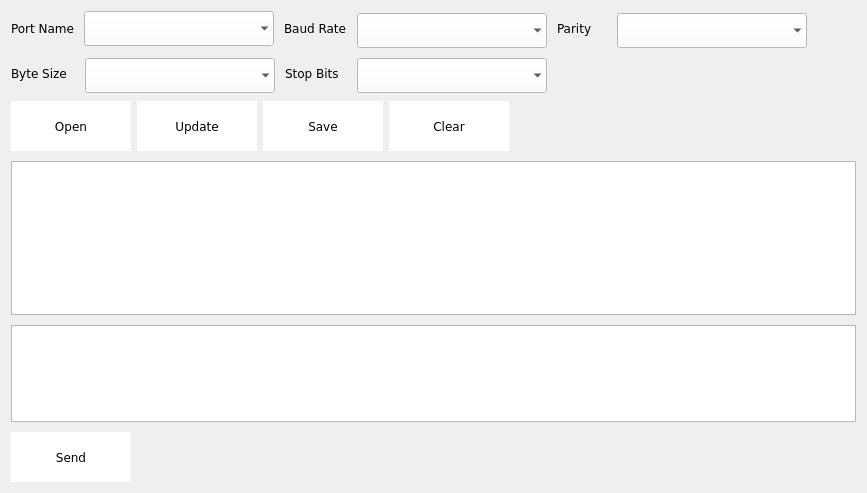
<?xml version="1.0" encoding="UTF-8"?>
<ui version="4.0">
 <class>GpsWidget</class>
 <widget class="QWidget" name="GpsWidget">
  <property name="geometry">
   <rect>
    <x>0</x>
    <y>0</y>
    <width>867</width>
    <height>493</height>
   </rect>
  </property>
  <property name="windowTitle">
   <string>Form</string>
  </property>
  <property name="styleSheet">
   <string notr="true">backgrand::url(:/image/bg.png)</string>
  </property>
  <layout class="QVBoxLayout" name="verticalLayout">
   <property name="spacing">
    <number>10</number>
   </property>
   <item>
    <layout class="QHBoxLayout" name="horizontalLayout_2">
     <item>
      <widget class="QLabel" name="labelPortName">
       <property name="sizePolicy">
        <sizepolicy hsizetype="Fixed" vsizetype="Fixed">
         <horstretch>0</horstretch>
         <verstretch>0</verstretch>
        </sizepolicy>
       </property>
       <property name="font">
        <font>
         <family>Verdana</family>
         <pointsize>9</pointsize>
        </font>
       </property>
       <property name="cursor">
        <cursorShape>UpArrowCursor</cursorShape>
       </property>
       <property name="text">
        <string>Port Name</string>
       </property>
      </widget>
     </item>
     <item>
      <widget class="QComboBox" name="comboBoxPortName">
       <property name="sizePolicy">
        <sizepolicy hsizetype="Fixed" vsizetype="Fixed">
         <horstretch>10</horstretch>
         <verstretch>10</verstretch>
        </sizepolicy>
       </property>
       <property name="minimumSize">
        <size>
         <width>190</width>
         <height>35</height>
        </size>
       </property>
       <property name="maximumSize">
        <size>
         <width>190</width>
         <height>35</height>
        </size>
       </property>
       <property name="font">
        <font>
         <family>Verdana</family>
        </font>
       </property>
       <property name="autoFillBackground">
        <bool>false</bool>
       </property>
       <property name="styleSheet">
        <string notr="true">background:rgb(255, 255, 255)</string>
       </property>
       <property name="duplicatesEnabled">
        <bool>false</bool>
       </property>
       <property name="frame">
        <bool>false</bool>
       </property>
      </widget>
     </item>
     <item>
      <widget class="QLabel" name="labelBaudRate">
       <property name="sizePolicy">
        <sizepolicy hsizetype="Fixed" vsizetype="Fixed">
         <horstretch>0</horstretch>
         <verstretch>0</verstretch>
        </sizepolicy>
       </property>
       <property name="font">
        <font>
         <family>Verdana</family>
         <pointsize>9</pointsize>
        </font>
       </property>
       <property name="text">
        <string>Baud Rate</string>
       </property>
      </widget>
     </item>
     <item>
      <widget class="QComboBox" name="comboBoxBaudRate">
       <property name="sizePolicy">
        <sizepolicy hsizetype="Fixed" vsizetype="Fixed">
         <horstretch>10</horstretch>
         <verstretch>10</verstretch>
        </sizepolicy>
       </property>
       <property name="minimumSize">
        <size>
         <width>190</width>
         <height>35</height>
        </size>
       </property>
       <property name="maximumSize">
        <size>
         <width>100</width>
         <height>30</height>
        </size>
       </property>
       <property name="font">
        <font>
         <family>Verdana</family>
        </font>
       </property>
       <property name="styleSheet">
        <string notr="true">background:rgb(255, 255, 255)</string>
       </property>
       <property name="frame">
        <bool>false</bool>
       </property>
      </widget>
     </item>
     <item>
      <widget class="QLabel" name="labelParity">
       <property name="sizePolicy">
        <sizepolicy hsizetype="Fixed" vsizetype="Fixed">
         <horstretch>0</horstretch>
         <verstretch>0</verstretch>
        </sizepolicy>
       </property>
       <property name="font">
        <font>
         <family>Verdana</family>
         <pointsize>9</pointsize>
        </font>
       </property>
       <property name="text">
        <string>Parity    </string>
       </property>
      </widget>
     </item>
     <item>
      <widget class="QComboBox" name="comboBoxParity">
       <property name="sizePolicy">
        <sizepolicy hsizetype="Fixed" vsizetype="Fixed">
         <horstretch>10</horstretch>
         <verstretch>10</verstretch>
        </sizepolicy>
       </property>
       <property name="minimumSize">
        <size>
         <width>190</width>
         <height>35</height>
        </size>
       </property>
       <property name="maximumSize">
        <size>
         <width>100</width>
         <height>30</height>
        </size>
       </property>
       <property name="font">
        <font>
         <family>Verdana</family>
        </font>
       </property>
       <property name="styleSheet">
        <string notr="true">background:rgb(255, 255, 255)</string>
       </property>
       <property name="frame">
        <bool>false</bool>
       </property>
      </widget>
     </item>
     <item>
      <spacer name="horizontalSpacer">
       <property name="orientation">
        <enum>Qt::Horizontal</enum>
       </property>
       <property name="sizeHint" stdset="0">
        <size>
         <width>40</width>
         <height>20</height>
        </size>
       </property>
      </spacer>
     </item>
    </layout>
   </item>
   <item>
    <layout class="QHBoxLayout" name="horizontalLayout_3">
     <item>
      <widget class="QLabel" name="labelByteSize">
       <property name="sizePolicy">
        <sizepolicy hsizetype="Fixed" vsizetype="Fixed">
         <horstretch>0</horstretch>
         <verstretch>0</verstretch>
        </sizepolicy>
       </property>
       <property name="font">
        <font>
         <family>Verdana</family>
         <pointsize>9</pointsize>
        </font>
       </property>
       <property name="text">
        <string>Byte Size  </string>
       </property>
      </widget>
     </item>
     <item>
      <widget class="QComboBox" name="comboBoxByteSize">
       <property name="sizePolicy">
        <sizepolicy hsizetype="Fixed" vsizetype="Fixed">
         <horstretch>10</horstretch>
         <verstretch>10</verstretch>
        </sizepolicy>
       </property>
       <property name="minimumSize">
        <size>
         <width>190</width>
         <height>35</height>
        </size>
       </property>
       <property name="maximumSize">
        <size>
         <width>100</width>
         <height>30</height>
        </size>
       </property>
       <property name="palette">
        <palette>
         <active>
          <colorrole role="Button">
           <brush brushstyle="SolidPattern">
            <color alpha="255">
             <red>255</red>
             <green>255</green>
             <blue>255</blue>
            </color>
           </brush>
          </colorrole>
          <colorrole role="Base">
           <brush brushstyle="SolidPattern">
            <color alpha="255">
             <red>255</red>
             <green>255</green>
             <blue>255</blue>
            </color>
           </brush>
          </colorrole>
          <colorrole role="Window">
           <brush brushstyle="SolidPattern">
            <color alpha="255">
             <red>255</red>
             <green>255</green>
             <blue>255</blue>
            </color>
           </brush>
          </colorrole>
          <colorrole role="Shadow">
           <brush brushstyle="SolidPattern">
            <color alpha="255">
             <red>255</red>
             <green>255</green>
             <blue>255</blue>
            </color>
           </brush>
          </colorrole>
         </active>
         <inactive>
          <colorrole role="Button">
           <brush brushstyle="SolidPattern">
            <color alpha="255">
             <red>255</red>
             <green>255</green>
             <blue>255</blue>
            </color>
           </brush>
          </colorrole>
          <colorrole role="Base">
           <brush brushstyle="SolidPattern">
            <color alpha="255">
             <red>255</red>
             <green>255</green>
             <blue>255</blue>
            </color>
           </brush>
          </colorrole>
          <colorrole role="Window">
           <brush brushstyle="SolidPattern">
            <color alpha="255">
             <red>255</red>
             <green>255</green>
             <blue>255</blue>
            </color>
           </brush>
          </colorrole>
          <colorrole role="Shadow">
           <brush brushstyle="SolidPattern">
            <color alpha="255">
             <red>255</red>
             <green>255</green>
             <blue>255</blue>
            </color>
           </brush>
          </colorrole>
         </inactive>
         <disabled>
          <colorrole role="Button">
           <brush brushstyle="SolidPattern">
            <color alpha="255">
             <red>255</red>
             <green>255</green>
             <blue>255</blue>
            </color>
           </brush>
          </colorrole>
          <colorrole role="Base">
           <brush brushstyle="SolidPattern">
            <color alpha="255">
             <red>255</red>
             <green>255</green>
             <blue>255</blue>
            </color>
           </brush>
          </colorrole>
          <colorrole role="Window">
           <brush brushstyle="SolidPattern">
            <color alpha="255">
             <red>255</red>
             <green>255</green>
             <blue>255</blue>
            </color>
           </brush>
          </colorrole>
          <colorrole role="Shadow">
           <brush brushstyle="SolidPattern">
            <color alpha="255">
             <red>255</red>
             <green>255</green>
             <blue>255</blue>
            </color>
           </brush>
          </colorrole>
         </disabled>
        </palette>
       </property>
       <property name="font">
        <font>
         <family>Verdana</family>
        </font>
       </property>
       <property name="acceptDrops">
        <bool>false</bool>
       </property>
       <property name="styleSheet">
        <string notr="true">background:rgb(255, 255, 255)</string>
       </property>
       <property name="frame">
        <bool>false</bool>
       </property>
      </widget>
     </item>
     <item>
      <widget class="QLabel" name="labelStopBits">
       <property name="sizePolicy">
        <sizepolicy hsizetype="Fixed" vsizetype="Fixed">
         <horstretch>0</horstretch>
         <verstretch>0</verstretch>
        </sizepolicy>
       </property>
       <property name="font">
        <font>
         <family>Verdana</family>
         <pointsize>9</pointsize>
        </font>
       </property>
       <property name="text">
        <string>Stop Bits  </string>
       </property>
      </widget>
     </item>
     <item>
      <widget class="QComboBox" name="comboBoxStopBits">
       <property name="sizePolicy">
        <sizepolicy hsizetype="Fixed" vsizetype="Fixed">
         <horstretch>0</horstretch>
         <verstretch>0</verstretch>
        </sizepolicy>
       </property>
       <property name="minimumSize">
        <size>
         <width>190</width>
         <height>35</height>
        </size>
       </property>
       <property name="maximumSize">
        <size>
         <width>100</width>
         <height>30</height>
        </size>
       </property>
       <property name="font">
        <font>
         <family>Verdana</family>
        </font>
       </property>
       <property name="styleSheet">
        <string notr="true">background:rgb(255, 255, 255)</string>
       </property>
       <property name="frame">
        <bool>false</bool>
       </property>
      </widget>
     </item>
     <item>
      <spacer name="horizontalSpacer_2">
       <property name="orientation">
        <enum>Qt::Horizontal</enum>
       </property>
       <property name="sizeHint" stdset="0">
        <size>
         <width>40</width>
         <height>20</height>
        </size>
       </property>
      </spacer>
     </item>
    </layout>
   </item>
   <item>
    <layout class="QHBoxLayout" name="horizontalLayout">
     <property name="spacing">
      <number>6</number>
     </property>
     <item>
      <widget class="QPushButton" name="pushButtonOpenPort">
       <property name="sizePolicy">
        <sizepolicy hsizetype="Fixed" vsizetype="Fixed">
         <horstretch>0</horstretch>
         <verstretch>0</verstretch>
        </sizepolicy>
       </property>
       <property name="minimumSize">
        <size>
         <width>120</width>
         <height>50</height>
        </size>
       </property>
       <property name="maximumSize">
        <size>
         <width>1000</width>
         <height>1000</height>
        </size>
       </property>
       <property name="palette">
        <palette>
         <active>
          <colorrole role="Button">
           <brush brushstyle="SolidPattern">
            <color alpha="255">
             <red>255</red>
             <green>255</green>
             <blue>255</blue>
            </color>
           </brush>
          </colorrole>
         </active>
         <inactive>
          <colorrole role="Button">
           <brush brushstyle="SolidPattern">
            <color alpha="255">
             <red>255</red>
             <green>255</green>
             <blue>255</blue>
            </color>
           </brush>
          </colorrole>
         </inactive>
         <disabled>
          <colorrole role="Button">
           <brush brushstyle="SolidPattern">
            <color alpha="255">
             <red>255</red>
             <green>255</green>
             <blue>255</blue>
            </color>
           </brush>
          </colorrole>
         </disabled>
        </palette>
       </property>
       <property name="font">
        <font>
         <family>Verdana</family>
         <pointsize>9</pointsize>
        </font>
       </property>
       <property name="autoFillBackground">
        <bool>true</bool>
       </property>
       <property name="text">
        <string>Open</string>
       </property>
       <property name="icon">
        <iconset resource="image.qrc">
         <normaloff>:/image/icon_open.png</normaloff>:/image/icon_open.png</iconset>
       </property>
       <property name="flat">
        <bool>true</bool>
       </property>
      </widget>
     </item>
     <item>
      <widget class="QPushButton" name="pushButtonUpdatePort">
       <property name="sizePolicy">
        <sizepolicy hsizetype="Fixed" vsizetype="Fixed">
         <horstretch>0</horstretch>
         <verstretch>0</verstretch>
        </sizepolicy>
       </property>
       <property name="minimumSize">
        <size>
         <width>120</width>
         <height>50</height>
        </size>
       </property>
       <property name="maximumSize">
        <size>
         <width>1000</width>
         <height>1000</height>
        </size>
       </property>
       <property name="palette">
        <palette>
         <active>
          <colorrole role="Button">
           <brush brushstyle="SolidPattern">
            <color alpha="255">
             <red>255</red>
             <green>255</green>
             <blue>255</blue>
            </color>
           </brush>
          </colorrole>
         </active>
         <inactive>
          <colorrole role="Button">
           <brush brushstyle="SolidPattern">
            <color alpha="255">
             <red>255</red>
             <green>255</green>
             <blue>255</blue>
            </color>
           </brush>
          </colorrole>
         </inactive>
         <disabled>
          <colorrole role="Button">
           <brush brushstyle="SolidPattern">
            <color alpha="255">
             <red>255</red>
             <green>255</green>
             <blue>255</blue>
            </color>
           </brush>
          </colorrole>
         </disabled>
        </palette>
       </property>
       <property name="font">
        <font>
         <family>Verdana</family>
         <pointsize>9</pointsize>
        </font>
       </property>
       <property name="autoFillBackground">
        <bool>true</bool>
       </property>
       <property name="text">
        <string>Update</string>
       </property>
       <property name="icon">
        <iconset resource="image.qrc">
         <normaloff>:/image/icon_update.png</normaloff>:/image/icon_update.png</iconset>
       </property>
       <property name="flat">
        <bool>true</bool>
       </property>
      </widget>
     </item>
     <item>
      <widget class="QPushButton" name="pushButtonSaveGps">
       <property name="sizePolicy">
        <sizepolicy hsizetype="Fixed" vsizetype="Fixed">
         <horstretch>0</horstretch>
         <verstretch>0</verstretch>
        </sizepolicy>
       </property>
       <property name="minimumSize">
        <size>
         <width>120</width>
         <height>50</height>
        </size>
       </property>
       <property name="maximumSize">
        <size>
         <width>1000</width>
         <height>1000</height>
        </size>
       </property>
       <property name="palette">
        <palette>
         <active>
          <colorrole role="Button">
           <brush brushstyle="SolidPattern">
            <color alpha="255">
             <red>255</red>
             <green>255</green>
             <blue>255</blue>
            </color>
           </brush>
          </colorrole>
         </active>
         <inactive>
          <colorrole role="Button">
           <brush brushstyle="SolidPattern">
            <color alpha="255">
             <red>255</red>
             <green>255</green>
             <blue>255</blue>
            </color>
           </brush>
          </colorrole>
         </inactive>
         <disabled>
          <colorrole role="Button">
           <brush brushstyle="SolidPattern">
            <color alpha="255">
             <red>255</red>
             <green>255</green>
             <blue>255</blue>
            </color>
           </brush>
          </colorrole>
         </disabled>
        </palette>
       </property>
       <property name="font">
        <font>
         <family>Verdana</family>
         <pointsize>9</pointsize>
        </font>
       </property>
       <property name="autoFillBackground">
        <bool>true</bool>
       </property>
       <property name="text">
        <string>Save</string>
       </property>
       <property name="icon">
        <iconset resource="image.qrc">
         <normaloff>:/image/icon_save.png</normaloff>:/image/icon_save.png</iconset>
       </property>
       <property name="flat">
        <bool>true</bool>
       </property>
      </widget>
     </item>
     <item>
      <widget class="QPushButton" name="pushButtonClearGpsInfo">
       <property name="sizePolicy">
        <sizepolicy hsizetype="Fixed" vsizetype="Fixed">
         <horstretch>0</horstretch>
         <verstretch>0</verstretch>
        </sizepolicy>
       </property>
       <property name="minimumSize">
        <size>
         <width>120</width>
         <height>50</height>
        </size>
       </property>
       <property name="maximumSize">
        <size>
         <width>1000</width>
         <height>1000</height>
        </size>
       </property>
       <property name="palette">
        <palette>
         <active>
          <colorrole role="Button">
           <brush brushstyle="SolidPattern">
            <color alpha="255">
             <red>255</red>
             <green>255</green>
             <blue>255</blue>
            </color>
           </brush>
          </colorrole>
         </active>
         <inactive>
          <colorrole role="Button">
           <brush brushstyle="SolidPattern">
            <color alpha="255">
             <red>255</red>
             <green>255</green>
             <blue>255</blue>
            </color>
           </brush>
          </colorrole>
         </inactive>
         <disabled>
          <colorrole role="Button">
           <brush brushstyle="SolidPattern">
            <color alpha="255">
             <red>255</red>
             <green>255</green>
             <blue>255</blue>
            </color>
           </brush>
          </colorrole>
         </disabled>
        </palette>
       </property>
       <property name="font">
        <font>
         <family>Verdana</family>
         <pointsize>9</pointsize>
        </font>
       </property>
       <property name="autoFillBackground">
        <bool>true</bool>
       </property>
       <property name="text">
        <string>Clear</string>
       </property>
       <property name="icon">
        <iconset resource="image.qrc">
         <normaloff>:/image/icon_clear.png</normaloff>:/image/icon_clear.png</iconset>
       </property>
       <property name="flat">
        <bool>true</bool>
       </property>
      </widget>
     </item>
     <item>
      <spacer name="horizontalSpacer_4">
       <property name="orientation">
        <enum>Qt::Horizontal</enum>
       </property>
       <property name="sizeHint" stdset="0">
        <size>
         <width>40</width>
         <height>20</height>
        </size>
       </property>
      </spacer>
     </item>
    </layout>
   </item>
   <item>
    <widget class="QTextBrowser" name="textBrowserShowGpsInfo">
     <property name="sizePolicy">
      <sizepolicy hsizetype="Expanding" vsizetype="Expanding">
       <horstretch>10</horstretch>
       <verstretch>8</verstretch>
      </sizepolicy>
     </property>
    </widget>
   </item>
   <item>
    <widget class="QTextEdit" name="textEditSendCmd">
     <property name="sizePolicy">
      <sizepolicy hsizetype="Expanding" vsizetype="Expanding">
       <horstretch>10</horstretch>
       <verstretch>5</verstretch>
      </sizepolicy>
     </property>
    </widget>
   </item>
   <item>
    <layout class="QHBoxLayout" name="horizontalLayout_4">
     <item>
      <widget class="QPushButton" name="pushButtonSendCmd">
       <property name="sizePolicy">
        <sizepolicy hsizetype="Fixed" vsizetype="Fixed">
         <horstretch>0</horstretch>
         <verstretch>0</verstretch>
        </sizepolicy>
       </property>
       <property name="minimumSize">
        <size>
         <width>120</width>
         <height>50</height>
        </size>
       </property>
       <property name="maximumSize">
        <size>
         <width>1000</width>
         <height>1000</height>
        </size>
       </property>
       <property name="palette">
        <palette>
         <active>
          <colorrole role="Button">
           <brush brushstyle="SolidPattern">
            <color alpha="255">
             <red>255</red>
             <green>255</green>
             <blue>255</blue>
            </color>
           </brush>
          </colorrole>
         </active>
         <inactive>
          <colorrole role="Button">
           <brush brushstyle="SolidPattern">
            <color alpha="255">
             <red>255</red>
             <green>255</green>
             <blue>255</blue>
            </color>
           </brush>
          </colorrole>
         </inactive>
         <disabled>
          <colorrole role="Button">
           <brush brushstyle="SolidPattern">
            <color alpha="255">
             <red>255</red>
             <green>255</green>
             <blue>255</blue>
            </color>
           </brush>
          </colorrole>
         </disabled>
        </palette>
       </property>
       <property name="font">
        <font>
         <family>Verdana</family>
         <pointsize>9</pointsize>
        </font>
       </property>
       <property name="autoFillBackground">
        <bool>true</bool>
       </property>
       <property name="text">
        <string>Send</string>
       </property>
       <property name="icon">
        <iconset resource="image.qrc">
         <normaloff>:/image/icon_send.png</normaloff>:/image/icon_send.png</iconset>
       </property>
       <property name="flat">
        <bool>true</bool>
       </property>
      </widget>
     </item>
     <item>
      <spacer name="horizontalSpacer_3">
       <property name="orientation">
        <enum>Qt::Horizontal</enum>
       </property>
       <property name="sizeHint" stdset="0">
        <size>
         <width>40</width>
         <height>20</height>
        </size>
       </property>
      </spacer>
     </item>
    </layout>
   </item>
  </layout>
 </widget>
 <resources>
  <include location="image.qrc"/>
 </resources>
 <connections/>
</ui>
